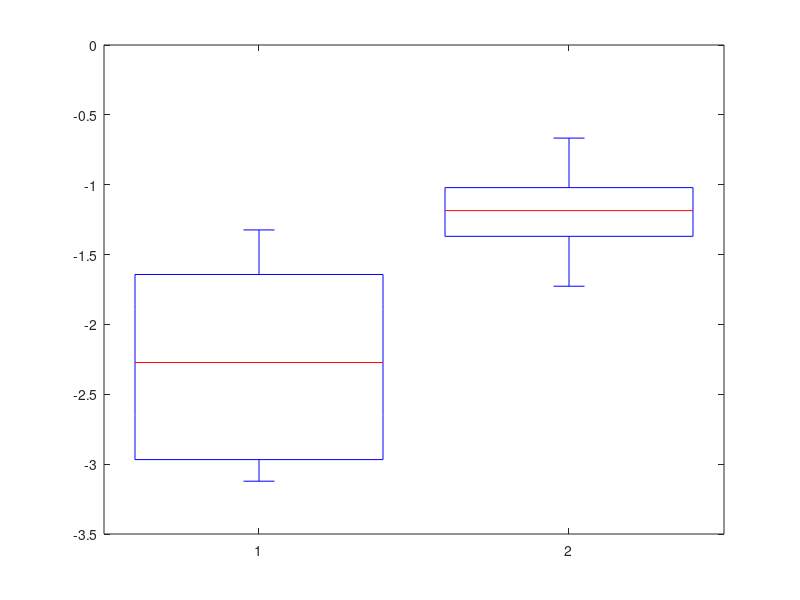

The MATLAB script that drew this image:
clear; clc; format compact;

v_simple = importdata("log_vel_simple.txt")
v_kalman = importdata("log_vel_kalman.txt")
mu_sim = mean(v_simple(:,3))
mu_kal = mean(v_kalman(:,3))

delta = 1
mu1 = mu_sim; %Det er student t test. Lektion 8 exercise 10 i statistik
mu2 = mu_kal;
n1 = 30;
n2 = 30;
s1 = std(v_simple(:,3))
s2 = std(v_kalman(:,3))
T=(mu1-(mu2-1.09))/(sqrt(s1^2/n1+s2^2/n2));
v=((s1^2/n1+s2^2/n2)^2)/((s1^2/n1)^2/(n1-1)+(s2^2/n2)^2/(n2-1))
P=tcdf(T,floor(v))

figure(1)
boxplot([v_simple(:,3),v_kalman(:,3)])
ylim([-3.5,0])